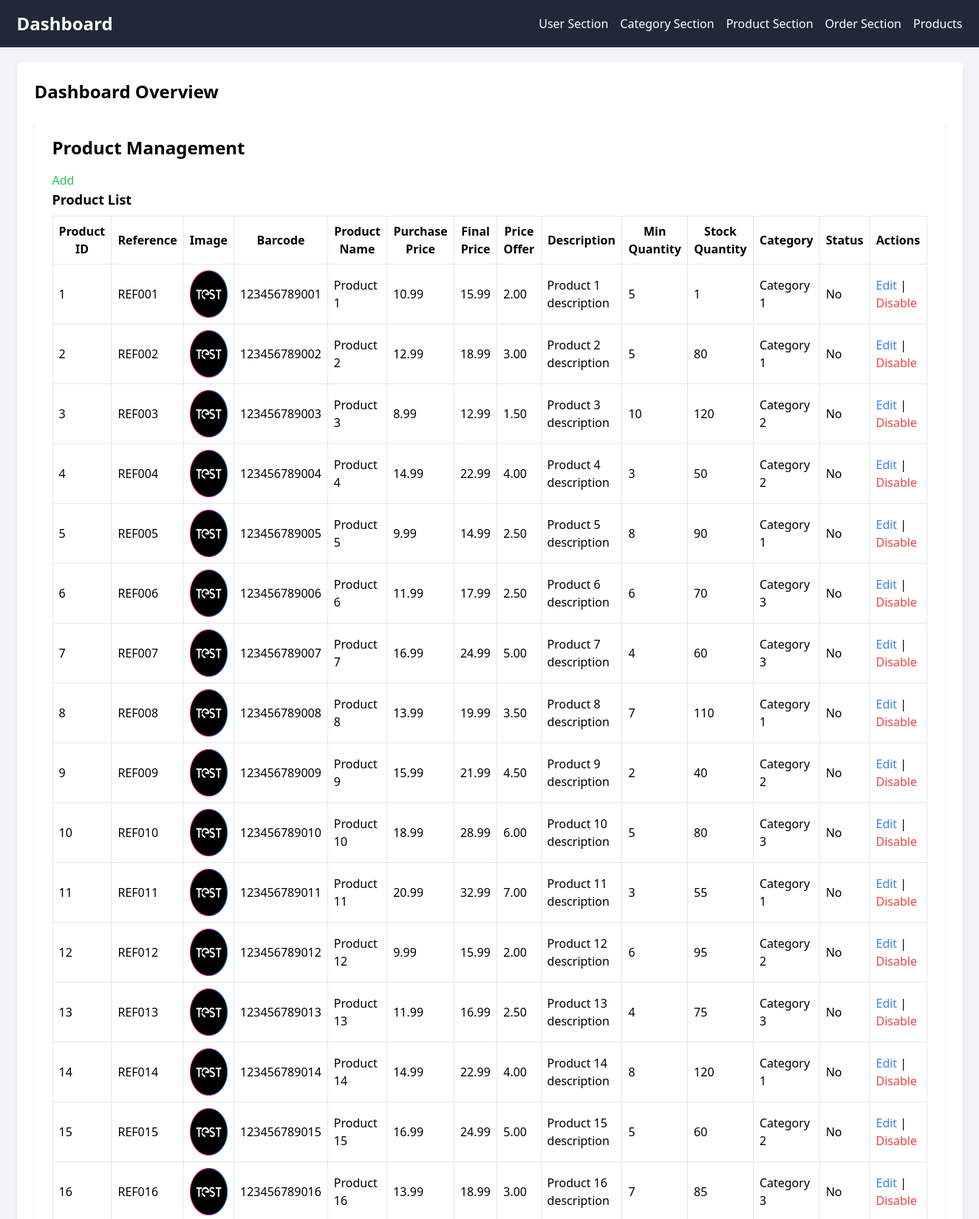
Screenshot of /Pages/dashboard.php?page=product-management (upper part) with the database file from the repository.
### tables this page shows
CREATE TABLE Products (
    product_id INT PRIMARY KEY AUTO_INCREMENT,
    reference VARCHAR(255) NOT NULL,
    image VARCHAR(255) NOT NULL,
    barcode VARCHAR(255) NOT NULL,
    label VARCHAR(255) NOT NULL,
    purchase_price DECIMAL(10, 2) NOT NULL,
    final_price DECIMAL(10, 2) NOT NULL,
    price_offer VARCHAR(255) NOT NULL,
    description TEXT NOT NULL,
    min_quantity INT NOT NULL,
    stock_quantity INT NOT NULL,
    category_id INT,
    disabled BOOLEAN DEFAULT FALSE NOT NULL,
    FOREIGN KEY (category_id) REFERENCES Categories(category_id)
);

CREATE TABLE Categories (
    category_id INT PRIMARY KEY AUTO_INCREMENT,
    category_name VARCHAR(255) NOT NULL,
    imag_category varchar(255) NOT NULL,
    is_disabled BOOLEAN DEFAULT FALSE NOT NULL
);

### Includes/database.php (called while the page is built, shortened)
<?php
class Database
{
    private static $connection;
    public static function getConnection()
    {
        if (!self::$connection) {
            self::$connection = new PDO('mysql:host=localhost;dbname=ELECTRONACERV4', 'root', '123');
            self::$connection->setAttribute(PDO::ATTR_ERRMODE, PDO::ERRMODE_EXCEPTION);
        }
        return self::$connection;
    }
}
class BaseDAO
{
    public function __construct()
    {
        $this->db = Database::getConnection();
    }
}

### Includes/classes.php (called while the page is built, shortened)
<?php
class Category
{
    private $category_name;
    public function __construct($category_id, $category_name, $imag_category, $is_disabled = false)
    {
        $this->category_name = $category_name;
    }
    public function getCategoryName()
    {
        return $this->category_name;
    }
}
class CategoryDAO extends BaseDAO
{
    public function getCategoryById($category_id)
    {
        $query = "SELECT * FROM Categories WHERE category_id = :category_id";
        $stmt = $this->db->prepare($query);
        $stmt->bindParam(':category_id', $category_id);
        $stmt->execute();
        $categoryData = $stmt->fetch(PDO::FETCH_ASSOC);
        if ($categoryData) {
            $category = new Category(
                $categoryData['category_id'],
                $categoryData['category_name'],
                $categoryData['imag_category'],
                $categoryData['is_disabled'],
            );
            return $category;
        } else {
            return null;
        }
    }
}
class Product
{
    private $product_id;
    private $reference;
    private $image;
    private $barcode;
    private $label;
    private $purchase_price;
    private $final_price;
    private $price_offer;
    private $description;
    private $min_quantity;
    private $stock_quantity;
    private $category_id;
    private $disabled;
    public function __construct(
        $product_id,
        $reference,
        $image,
        $barcode,
        $label,
        $purchase_price,
        $final_price,
        $price_offer,
        $description,
        $min_quantity,
        $stock_quantity,
        $category_id,
        $disabled = false
    ) {
        $this->product_id = $product_id;
        $this->reference = $reference;
        $this->image = $image;
        $this->barcode = $barcode;
        $this->label = $label;
        $this->purchase_price = $purchase_price;
        $this->final_price = $final_price;
        $this->price_offer = $price_offer;
        $this->description = $description;
        $this->min_quantity = $min_quantity;
        $this->stock_quantity = $stock_quantity;
        $this->category_id = $category_id;
        $this->disabled = $disabled;
    }
    public function getProductId()
    {
        return $this->product_id;
    }
    public function getReference()
    {
        return $this->reference;
    }
    public function getImage()
    {
        return $this->image;
    }
    public function getBarcode()
    {
        return $this->barcode;
    }
    public function getLabel()
    {
        return $this->label;
    }
    public function getPurchasePrice()
    {
        return $this->purchase_price;
    }
    public function getFinalPrice()
    {
        return $this->final_price;
    }
    public function getPriceOffer()
    {
        return $this->price_offer;
    }
    public function getDescription()
    {
        return $this->description;
    }
    public function getMinQuantity()
    {
        return $this->min_quantity;
    }
    public function getStockQuantity()
    {
        return $this->stock_quantity;
    }
    public function getCategoryId()
    {
        return $this->category_id;
    }
    public function isDisabled()
    {
        return $this->disabled;
    }
}
class ProductDAO extends BaseDAO
{
    public function getAllProducts()
    {
        $query = "SELECT * FROM products";
        $statement = $this->db->prepare($query);
        $statement->execute();
        $products = $statement->fetchAll(PDO::FETCH_ASSOC);
        $productObjects = [];
        foreach ($products as $product) {
            $productObjects[] = new Product(
                $product['product_id'],
                $product['reference'],
                $product['image'],
                $product['barcode'],
                $product['label'],
                $product['purchase_price'],
                $product['final_price'],
                $product['price_offer'],
                $product['description'],
                $product['min_quantity'],
                $product['stock_quantity'],
                $product['category_id'],
                $product['disabled']
            );
        }
        return $productObjects;
    }
}

### Pages/product-management.php (the view)
<div class="container mx-auto mt-5 p-6 bg-white shadow-md rounded-md">
    <h2 class="text-2xl font-semibold mb-4">Product Management</h2>
    <div>
        <a href="add_product.php" class='text-green-500'>Add</a>
    </div>
    <div>
        <h3 class="text-lg font-semibold mb-2">Product List</h3>
        <table class="w-full border">
            <thead>
                <tr>
                    <th class="border p-2">Product ID</th>
                    <th class="border p-2">Reference</th>
                    <th class="border p-2">Image</th>
                    <th class="border p-2">Barcode</th>
                    <th class="border p-2">Product Name</th>
                    <th class="border p-2">Purchase Price</th>
                    <th class="border p-2">Final Price</th>
                    <th class="border p-2">Price Offer</th>
                    <th class="border p-2">Description</th>
                    <th class="border p-2">Min Quantity</th>
                    <th class="border p-2">Stock Quantity</th>
                    <th class="border p-2">Category</th>
                    <th class="border p-2">Status</th>
                    <th class="border p-2">Actions</th>
                </tr>
            </thead>
            <tbody>
                <?php
                $productDAO = new ProductDAO();
                $products = $productDAO->getAllProducts();
                foreach ($products as $product) {
                    echo "<tr>";
                    echo "<td class='border p-2'>{$product->getProductId()}</td>";
                    echo "<td class='border p-2'>{$product->getReference()}</td>";
                    echo "<td class='border p-2'><img src='{$product->getImage()}' alt='{$product->getLabel()}' class='w-16 h-16'></td>";
                    echo "<td class='border p-2'>{$product->getBarcode()}</td>";
                    echo "<td class='border p-2'>{$product->getLabel()}</td>";
                    echo "<td class='border p-2'>{$product->getPurchasePrice()}</td>";
                    echo "<td class='border p-2'>{$product->getFinalPrice()}</td>";
                    echo "<td class='border p-2'>{$product->getPriceOffer()}</td>";
                    echo "<td class='border p-2'>{$product->getDescription()}</td>";
                    echo "<td class='border p-2'>{$product->getMinQuantity()}</td>";
                    echo "<td class='border p-2'>{$product->getStockQuantity()}</td>";
                    $categorytDAO = new CategoryDAO();
                    $category = $categorytDAO->getCategoryById($product->getCategoryId());
                    echo "<td class='border p-2'>{$category->getCategoryName()}</td>";
                    $disabledText = ($product->isDisabled()) ? 'Yes' : 'No';
                    echo "<td class='border p-2'>{$disabledText}</td>";
                    echo "<td class='border p-2'>";
                    echo "<a href='edit_product.php?id={$product->getProductId()}' class='text-blue-500'>Edit</a>";
                    echo " | ";
                    echo "<a href='disable_product.php?id={$product->getProductId()}' class='text-red-500'>Disable</a>";
                    echo "</td>";
                    echo "</tr>";
                }
                ?>
            </tbody>
        </table>
    </div>
</div>

### Pages/dashboard.php (shortened to what this page needs)
<?php
require_once '../Includes/database.php';
require_once '../Includes/classes.php';
?>
<!DOCTYPE html>
<html lang="en">
<head>
    <link href="https://cdn.jsdelivr.net/npm/tailwindcss@2.2.19/dist/tailwind.min.css" rel="stylesheet">
</head>
<body class="bg-gray-100 font-sans">
    <nav class="bg-gray-800 text-white p-4">
        <div class="container mx-auto flex justify-between items-center">
            <div class="text-2xl font-semibold">Dashboard</div>
            <ul class="flex space-x-4">
                <li>
                    <a href="?page=user-management" class="hover:text-blue-500">User Section</a>
                </li>
                <li>
                    <a href="?page=category-management" class="hover:text-blue-500">Category Section</a>
                </li>
                <li>
                    <a href="?page=product-management" class="hover:text-blue-500">Product Section</a>
                </li>
                <li>
                    <a href="?page=order-management" class="hover:text-blue-500">Order Section</a>
                </li>
                <li>
                    <a href="products.php" hover:text-blue-500">Products</a>
                </li>
            </ul>
        </div>
    </nav>
    <div class="container mx-auto mt-5 p-6 bg-white shadow-md rounded-md">
        <h2 class="text-2xl font-semibold mb-4">Dashboard Overview</h2>
        <?php
        if (isset($_GET['page'])) {
            $page = $_GET['page'];
            if (in_array($page, ['user-management', 'category-management', 'product-management', 'order-management']) && file_exists($page . '.php')) {
                include($page . '.php');
            } else {
                echo '<p class="text-red-500">Invalid page selected.</p>';
            }
        } else {
            include('user-management.php');
        }
        ?>
    </div>
    <script src="https://cdn.tailwindcss.com"></script>
</body>
</html>

### rows the page displays
products: product_id "1", reference "REF001", image (picture), barcode "123456789001", label "Product 1", purchase_price "10.99", final_price "15.99", price_offer "2.00", description "Product 1 description", min_quantity "5", stock_quantity "1", category.category_name "Category 1", disabled "No"
products: product_id "2", reference "REF002", image (picture), barcode "123456789002", label "Product 2", purchase_price "12.99", final_price "18.99", price_offer "3.00", description "Product 2 description", min_quantity "5", stock_quantity "80", category.category_name "Category 1", disabled "No"
products: product_id "3", reference "REF003", image (picture), barcode "123456789003", label "Product 3", purchase_price "8.99", final_price "12.99", price_offer "1.50", description "Product 3 description", min_quantity "10", stock_quantity "120", category.category_name "Category 2", disabled "No"
products: product_id "4", reference "REF004", image (picture), barcode "123456789004", label "Product 4", purchase_price "14.99", final_price "22.99", price_offer "4.00", description "Product 4 description", min_quantity "3", stock_quantity "50", category.category_name "Category 2", disabled "No"
products: product_id "5", reference "REF005", image (picture), barcode "123456789005", label "Product 5", purchase_price "9.99", final_price "14.99", price_offer "2.50", description "Product 5 description", min_quantity "8", stock_quantity "90", category.category_name "Category 1", disabled "No"
products: product_id "6", reference "REF006", image (picture), barcode "123456789006", label "Product 6", purchase_price "11.99", final_price "17.99", price_offer "2.50", description "Product 6 description", min_quantity "6", stock_quantity "70", category.category_name "Category 3", disabled "No"
products: product_id "7", reference "REF007", image (picture), barcode "123456789007", label "Product 7", purchase_price "16.99", final_price "24.99", price_offer "5.00", description "Product 7 description", min_quantity "4", stock_quantity "60", category.category_name "Category 3", disabled "No"
products: product_id "8", reference "REF008", image (picture), barcode "123456789008", label "Product 8", purchase_price "13.99", final_price "19.99", price_offer "3.50", description "Product 8 description", min_quantity "7", stock_quantity "110", category.category_name "Category 1", disabled "No"
products: product_id "9", reference "REF009", image (picture), barcode "123456789009", label "Product 9", purchase_price "15.99", final_price "21.99", price_offer "4.50", description "Product 9 description", min_quantity "2", stock_quantity "40", category.category_name "Category 2", disabled "No"
products: product_id "10", reference "REF010", image (picture), barcode "123456789010", label "Product 10", purchase_price "18.99", final_price "28.99", price_offer "6.00", description "Product 10 description", min_quantity "5", stock_quantity "80", category.category_name "Category 3", disabled "No"
products: product_id "11", reference "REF011", image (picture), barcode "123456789011", label "Product 11", purchase_price "20.99", final_price "32.99", price_offer "7.00", description "Product 11 description", min_quantity "3", stock_quantity "55", category.category_name "Category 1", disabled "No"
products: product_id "12", reference "REF012", image (picture), barcode "123456789012", label "Product 12", purchase_price "9.99", final_price "15.99", price_offer "2.00", description "Product 12 description", min_quantity "6", stock_quantity "95", category.category_name "Category 2", disabled "No"
products: product_id "13", reference "REF013", image (picture), barcode "123456789013", label "Product 13", purchase_price "11.99", final_price "16.99", price_offer "2.50", description "Product 13 description", min_quantity "4", stock_quantity "75", category.category_name "Category 3", disabled "No"
products: product_id "14", reference "REF014", image (picture), barcode "123456789014", label "Product 14", purchase_price "14.99", final_price "22.99", price_offer "4.00", description "Product 14 description", min_quantity "8", stock_quantity "120", category.category_name "Category 1", disabled "No"
products: product_id "15", reference "REF015", image (picture), barcode "123456789015", label "Product 15", purchase_price "16.99", final_price "24.99", price_offer "5.00", description "Product 15 description", min_quantity "5", stock_quantity "60", category.category_name "Category 2", disabled "No"
products: product_id "16", reference "REF016", image (picture), barcode "123456789016", label "Product 16", purchase_price "13.99", final_price "18.99", price_offer "3.00", description "Product 16 description", min_quantity "7", stock_quantity "85", category.category_name "Category 3", disabled "No"
